Frame 1 (no input): blank canvas, image omitted
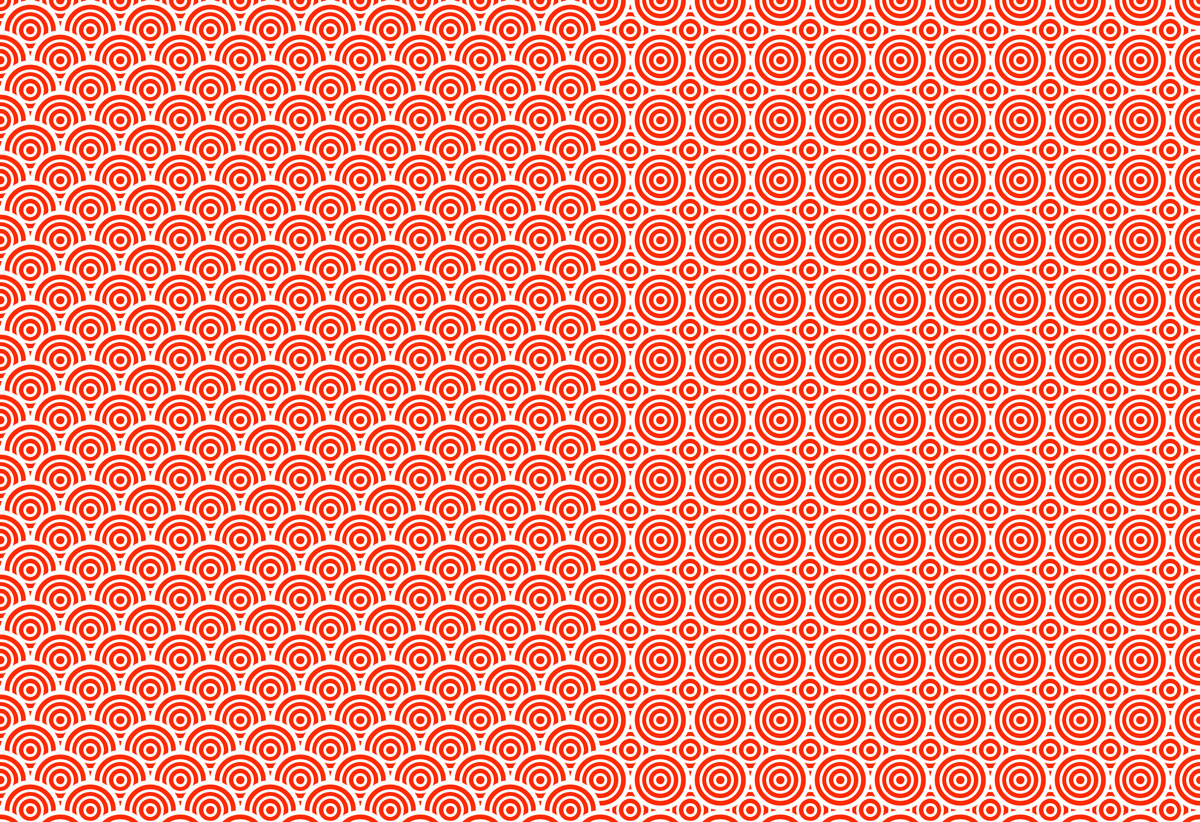
Frame 60 (the mouse pressed at the canvas centre just before this capture)
Frame 120 (the mouse held since frame 60 and released just before this capture): identical to frame 60, image omitted

The Processing sketch that drew this single still picture (run headless with seeded random() and noise(); from frame 60 on, the mouse is pressed at the canvas centre):

// Processing sketch: VJ_ougi
// ── VJ_ougi.pde
Ougi o[];
Ougi o2[];
int count;
int o_count;
int o_max;
int o_max2;
int reserve;
int reserve2;
int reserveX;

void setup(){
  int x=0;
  int y=0;
  count=0;
  o_count=1;
  o_max=0;
  o_max2=0;
  size(2160,1480);
  colorMode(HSB,360,100,100,100);
  o=new Ougi[500];
  o2=new Ougi[500];
  for(int l=0;l<15;l++){
    for(int i=0;i<21;i++){
      o[o_max]=new Ougi(x,y);
      o_max++;
      x+=108;    
    }
    x=0;
    y+=108;
  }
  y=54;
  x=2160-54;
  reserveX=x;
  for(int l=0; l<15;l++){
    for(int i=0;i<21;i++){
      o2[o_max2]=new Ougi(x,y);
      o_max2++;
      x-=108;
    }
    x=reserveX;
    y+=108;
  }
}

void draw(){
  background(0,0,0);
  for(int i=0;i<o_max;i++){
      o[i].o_draw();
      o2[i].o_draw();
    }
    
  count++;
  if(count>1 && o_count<22){
    count=0;
    for(int l=0;l<o_count;l++){
      reserve=l;
      for(int i=0;i<15;i++){
        o[reserve].draw_s=1;
        reserve+=21;
      }
    }
    for(int m=0;m<o_count;m++){
      reserve2=m;
      for(int n=0;n<15;n++){
        o2[reserve2].draw_s=1;
        reserve2+=21;
      }
    }
    o_count++;
  }
}

class Ougi{
  float c_x,c_y;/*中心の座標*/
  float radius;/*半径*/
  public int draw_s;/*円を描くスイッチ*/
  public int o_color;
  Ougi(float x,float y){
    c_x=x;
    c_y=y;
    radius=20;
    draw_s=0;
    o_color=10;
  }
  void o_draw(){
    if(draw_s==1){
    stroke(0,0,100);
    fill(o_color,100,100);
    strokeWeight(8);
    ellipse(c_x,c_y,radius+80,radius+80);
    strokeWeight(5);
    ellipse(c_x,c_y,radius+50,radius+50);
    ellipse(c_x,c_y,radius+25,radius+25);
    ellipse(c_x,c_y,radius,radius);
    }
  }
}
